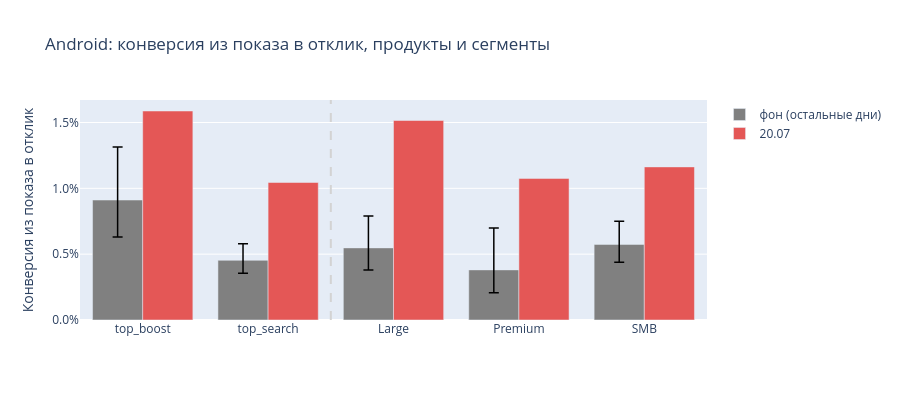

Notebook cell for this chart:
### Code cell
t_android = mart[mart["dim"].isin(["product", "segment"])].set_index("grp")
base, lo, hi = t_android["response_rate_base"], t_android["response_rate_base_lo"], t_android["response_rate_base_hi"]

fig = go.Figure()
fig.add_trace(go.Bar(
    x=t_android.index, y=base, name="фон (остальные дни)", marker_color="grey",
    error_y=dict(type="data", symmetric=False, array=hi - base, arrayminus=base - lo, color="black", thickness=1.5, width=5),
    customdata=np.column_stack([100 * base, 100 * lo, 100 * hi]),
    hovertemplate="%{x}<br>Среднее: %{customdata[0]:.2f}%<br>95% ДИ: [%{customdata[1]:.2f}%; %{customdata[2]:.2f}%]<extra>фон</extra>",
))
fig.add_trace(go.Bar(
    x=t_android.index, y=t_android["response_rate_0720"], name="20.07", marker_color="#E45756",
    customdata=np.column_stack([100 * t_android["response_rate_0720"], t_android["responses_0720"]]),
    hovertemplate="%{x}<br>Среднее: %{customdata[0]:.2f}%<br>Откликов: %{customdata[1]}<extra>20.07</extra>",
))
fig.add_vline(x=1.5, line_dash="dash", line_color="lightgrey")
fig.update_layout(barmode="group", height=400, yaxis_title="Конверсия из показа в отклик", yaxis_tickformat=".1%",
                  title="Android: конверсия из показа в отклик, продукты и сегменты")
fig_effect = fig
fig.show()

### Figure 1 — Plotly figure (JSON) as saved in the notebook; plotly's stock layout.template omitted (floating-point values rounded to 4 significant figures)
{"data": [{"customdata": [[0.9112, 0.6312, 1.314], [0.4533, 0.3545, 0.5795], [0.5477, 0.3792, 0.7905], [0.3807, 0.2069, 0.6993], [0.5741, 0.4392, 0.7501]], "error_y": {"array": [0.004026, 0.001262, 0.002428, 0.003187, 0.00176], "arrayminus": [0.0028, 0.0009881, 0.001685, 0.001738, 0.001349], "color": "black", "symmetric": false, "thickness": 1.5, "type": "data", "width": 5}, "hovertemplate": "%{x}<br>Среднее: %{customdata[0]:.2f}%<br>95% ДИ: [%{customdata[1]:.2f}%; %{customdata[2]:.2f}%]<extra>фон</extra>", "marker": {"color": "grey"}, "name": "фон (остальные дни)", "type": "bar", "x": ["top_boost", "top_search", "Large", "Premium", "SMB"], "y": [0.009112, 0.004533, 0.005477, 0.003807, 0.005741]}, {"customdata": [[1.587, 4.0], [1.044, 4.0], [1.515, 3.0], [1.075, 1.0], [1.163, 4.0]], "hovertemplate": "%{x}<br>Среднее: %{customdata[0]:.2f}%<br>Откликов: %{customdata[1]}<extra>20.07</extra>", "marker": {"color": "#E45756"}, "name": "20.07", "type": "bar", "x": ["top_boost", "top_search", "Large", "Premium", "SMB"], "y": [0.01587, 0.01044, 0.01515, 0.01075, 0.01163]}], "layout": {"barmode": "group", "height": 400, "shapes": [{"line": {"color": "lightgrey", "dash": "dash"}, "type": "line", "x0": 1.5, "x1": 1.5, "xref": "x", "y0": 0, "y1": 1, "yref": "y domain"}], "title": {"text": "Android: конверсия из показа в отклик, продукты и сегменты"}, "yaxis": {"tickformat": ".1%", "title": {"text": "Конверсия из показа в отклик"}}}}
